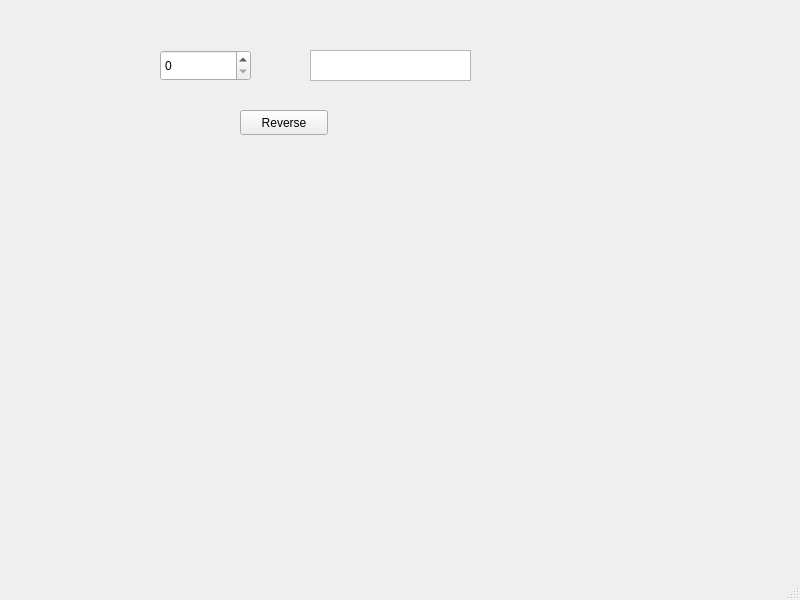
<?xml version="1.0" encoding="UTF-8"?>
<ui version="4.0">
 <class>MainWindow</class>
 <widget class="QMainWindow" name="MainWindow">
  <property name="geometry">
   <rect>
    <x>0</x>
    <y>0</y>
    <width>800</width>
    <height>600</height>
   </rect>
  </property>
  <property name="windowTitle">
   <string>MainWindow</string>
  </property>
  <widget class="QWidget" name="centralwidget">
   <widget class="QPushButton" name="reverseButton">
    <property name="geometry">
     <rect>
      <x>240</x>
      <y>110</y>
      <width>88</width>
      <height>25</height>
     </rect>
    </property>
    <property name="text">
     <string>Reverse</string>
    </property>
   </widget>
   <widget class="QSpinBox" name="enterSpinBox">
    <property name="geometry">
     <rect>
      <x>160</x>
      <y>50</y>
      <width>91</width>
      <height>31</height>
     </rect>
    </property>
   </widget>
   <widget class="QTextBrowser" name="answerBrowser">
    <property name="geometry">
     <rect>
      <x>310</x>
      <y>50</y>
      <width>161</width>
      <height>31</height>
     </rect>
    </property>
   </widget>
  </widget>
  <widget class="QMenuBar" name="menubar">
   <property name="geometry">
    <rect>
     <x>0</x>
     <y>0</y>
     <width>800</width>
     <height>22</height>
    </rect>
   </property>
  </widget>
  <widget class="QStatusBar" name="statusbar"/>
 </widget>
 <resources/>
 <connections/>
</ui>
